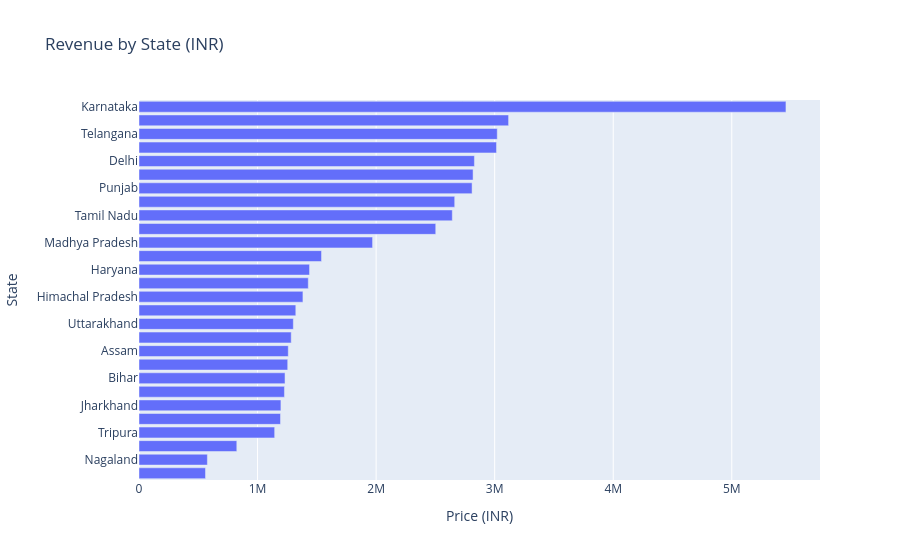

The notebook cell saved with this chart:
### Code cell
fig = px.bar(
    df.groupby("State",as_index=False)["Price (INR)"].sum()
    .sort_values("Price (INR)",ascending=False), 
    x="Price (INR)",
    y="State",
    orientation="h",
    title="Revenue by State (INR)"
)
fig.update_layout (height=600, yaxis=dict (autorange="reversed"))
fig.show()

### Figure 1 — Plotly figure (JSON) as saved in the notebook; plotly's stock layout.template omitted (floating-point values rounded to 4 significant figures)
{"data": [{"alignmentgroup": "True", "hovertemplate": "Price (INR)=%{x}<br>State=%{y}<extra></extra>", "legendgroup": "", "marker": {"color": "#636efa", "pattern": {"shape": ""}}, "name": "", "offsetgroup": "", "orientation": "h", "showlegend": false, "textposition": "auto", "type": "bar", "x": [5457000.0, 3117000.0, 3022000.0, 3016000.0, 2829000.0, 2818000.0, 2809000.0, 2663000.0, 2643000.0, 2503000.0, 1970000.0, 1539000.0, 1438000.0, 1428000.0, 1383000.0, 1323000.0, 1302000.0, 1284000.0, 1259000.0, 1254000.0, 1232000.0, 1227000.0, 1197000.0, 1194000.0, 1144000.0, 824900.0, 576800.0, 561000.0], "xaxis": "x", "y": ["Karnataka", "Uttar Pradesh", "Telangana", "Maharashtra", "Delhi", "Gujarat", "Punjab", "West Bengal", "Tamil Nadu", "Rajasthan", "Madhya Pradesh", "Goa", "Haryana", "Meghalaya", "Himachal Pradesh", "Jammu and Kashmir", "Uttarakhand", "Kerala", "Assam", "Manipur", "Bihar", "Chhattisgarh", "Jharkhand", "Odisha", "Tripura", "Mizoram", "Nagaland", "Sikkim"], "yaxis": "y"}], "layout": {"autosize": true, "barmode": "relative", "legend": {"tracegroupgap": 0}, "title": {"text": "Revenue by State (INR)"}, "xaxis": {"anchor": "y", "autorange": true, "domain": [0, 1], "range": [0, 5744000.0], "title": {"text": "Price (INR)"}, "type": "linear"}, "yaxis": {"anchor": "x", "autorange": true, "domain": [0, 1], "range": [27.5, -0.5], "title": {"text": "State"}, "type": "category"}}}
